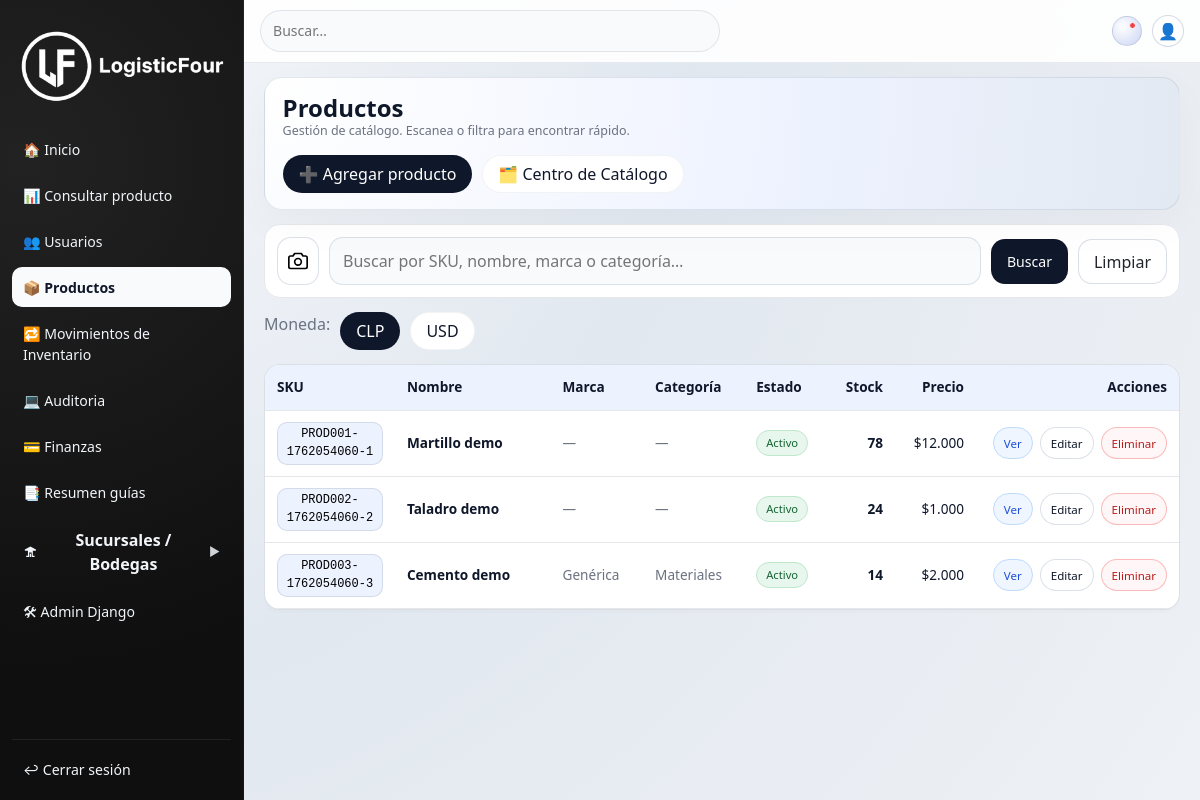
/productos/ (signed in), run on an earlier commit of the app's database.
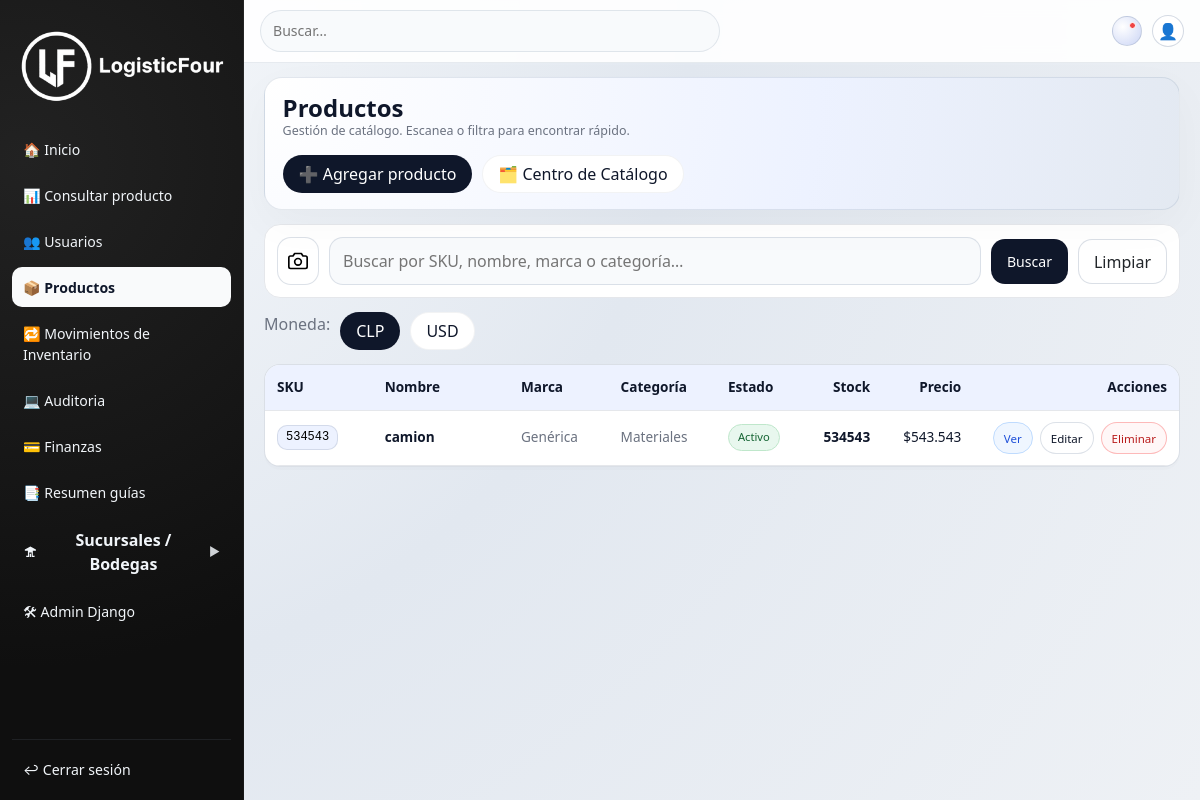
And on a later commit of the database.
### core/models.py (models this page shows, shortened)
class Producto(models.Model):
    sku = models.CharField(max_length=100, unique=True)
    nombre = models.CharField(max_length=200)
    marca = models.ForeignKey('Marca', on_delete=models.SET_NULL, null=True, blank=True)
    categoria = models.ForeignKey('CategoriaProducto', on_delete=models.SET_NULL, null=True, blank=True)
    unidad_base = models.ForeignKey('UnidadMedida', on_delete=models.CASCADE)
    tasa_impuesto = models.ForeignKey('TasaImpuesto', on_delete=models.SET_NULL, null=True, blank=True)
    activo = models.BooleanField(default=True)
    es_serializado = models.BooleanField(default=False)
    tiene_vencimiento = models.BooleanField(default=False)
    precio = models.PositiveIntegerField(default=0)
    stock = models.PositiveIntegerField(default=0)
    ubicaciones_bodega = models.ManyToManyField(UbicacionBodega, related_name="productos_bodega", blank=True)
    ubicaciones_sucursal = models.ManyToManyField(UbicacionSucursal, related_name="productos_sucursal", blank=True)
    class Meta:
        db_table = "productos"

class MarcaTiempo(models.Model):
    creado_en = models.DateTimeField(auto_now_add=True)
    actualizado_en = models.DateTimeField(auto_now=True)
    class Meta:
        abstract = True

class Marca(MarcaTiempo):
    nombre = models.CharField(max_length=150, unique=True)
    class Meta:
        db_table = "marcas"
    def __str__(self):
        return self.nombre

class CategoriaProducto(MarcaTiempo):
    padre = models.ForeignKey(
        "self",
        on_delete=models.SET_NULL,
        null=True,
        blank=True,
    )
    nombre = models.CharField(max_length=150)
    codigo = models.CharField(max_length=50, blank=True)
    class Meta:
        db_table = "categorias_productos"
    def __str__(self):
        return self.nombre

### core/views.py (the view, shortened to what this page needs)
# urls.py: path("productos/", views.product_list, name="products"),
@login_required
def product_list(request):
    q = (request.GET.get("q") or "").strip()
    qs = (
        Producto.objects
        .all()
        .annotate(
            proveedores_count=Count("usuarios_proveedor", distinct=True),
            lotes_count=Count("lotes", distinct=True),
            series_count=Count("series", distinct=True),
        )
        .order_by("sku")
    )
    paginator = Paginator(qs, 20)
    page_number = request.GET.get("page")
    page_obj = paginator.get_page(page_number)
    return render(
        request,
        "core/products.html",     # tu template
        {
            "q": q,
            "productos": page_obj.object_list,
            "page_obj": page_obj,
            "is_paginated": page_obj.has_other_pages(),
        },
    )

### core/context_processors.py (called while the page is built)
def currency_context(request):
    current = request.session.get("currency", "CLP")
    return {
        "current_currency": current,
        "currency_supported": ["CLP", "USD"],
    }

### core/indicadores.py (called while the page is built)
def get_mindicadores():
    data = cache.get(CACHE_KEY)
    if data:
        return data  # Si ya está en cache, devolvemos el valor
    try:
        resp = requests.get(API_BASE, timeout=5)
        resp.raise_for_status()
        data = resp.json()  # Contiene 'euro', 'utm', etc.
        cache.set(CACHE_KEY, data, CACHE_TTL)
        return data
    except Exception as e:
        return data or {"euro": {"valor": None}, "utm": {"valor": None}}

def get_usd_clp():
    data = get_mindicadores()
    dolar = data.get("dolar") or data.get("dólar")
    return (dolar or {}).get("valor")

### core/templatetags/currency.py (called while the page is built)
def _to_decimal(val):
    if val is None:
        return None
    try:
        return Decimal(str(val))
    except (InvalidOperation, ValueError, TypeError):
        return None

def format_money(amount, currency="CLP"):
    amt = _to_decimal(amount)
    if amt is None:
        return ""
    if currency == "CLP":
        s = f"{int(amt):,}"
        s = s.replace(",", ".")
        return f"{SYMBOL['CLP']}{s}"
    s = f"{amt:,.2f}"
    s = s.replace(",", "X").replace(".", ",").replace("X", ".")
    return f"{SYMBOL['USD']}{s}"

@register.filter
def money_clp(amount):
    return format_money(amount, "CLP")

@register.simple_tag
def price_usd_from_clp(amount):
    amt = _to_decimal(amount)
    if amt is None:
        return ""
    usd_clp = _to_decimal(get_usd_clp())
    if not usd_clp or usd_clp == 0:
        return ""  # sin tasa disponible
    usd = amt / usd_clp
    return format_money(usd, "USD")

### core/templates/core/products.html (shortened to what this page needs)
{% extends "core/base.html" %}
{% load static %}
{% load currency %}
{% block content %}
<div class="page-shell">
  <div class="page">
    <div class="page-head">
      <div>
        <h1>Productos</h1>
        <p class="sub">Gestión de catálogo. Escanea o filtra para encontrar rápido.</p>
      </div>
      <div class="actions-grid">
        <a class="btnx primary" href="{% url 'product_add' %}">➕ Agregar producto</a>
        <a href="{% url 'centro-catalogo' %}" class="btnx">🗂️ Centro de Catálogo</a>
      </div>
    </div>
    <form id="prodSearchForm" method="get" action="{% url 'products' %}" class="filter" role="search">
      <div class="filter-left">
        <button type="button" id="btnScanQ" class="cam-btn" title="Escanear con cámara" aria-label="Escanear con cámara">
          <svg viewBox="0 0 24 24" width="20" height="20" fill="none" stroke="currentColor" stroke-width="2"
               stroke-linecap="round" stroke-linejoin="round">
            <path d="M23 19a2 2 0 0 1-2 2H3a2 2 0 0 1-2-2V8a2 2 0 0 1 2-2h3l2-3h8l2 3h3a2 2 0 0 1 2 2z"></path>
            <circle cx="12" cy="13" r="4"></circle>
          </svg>
        </button>
        <input id="qInput" type="search" class="input" name="q" value="{{ q|default:'' }}"
               placeholder="Buscar por SKU, nombre, marca o categoría…">
      </div>
      <div class="filter-actions">
        <button class="btn search" type="submit">Buscar</button>
        <a class="btn" href="{% url 'products' %}">Limpiar</a>
      </div>
    </form>
    <div class="actions-grid">
      <span class="muted">Moneda:</span>
      {% for c in currency_supported %}
        <a class="btnx{% if c == current_currency %} primary{% endif %}"
           href="{% url 'set_currency' %}?c={{ c }}&next={{ request.get_full_path|urlencode }}">
          {{ c }}
        </a>
      {% endfor %}
    </div>
    <div class="table-wrap">
      <table class="tbl" id="tblProductos">
        <colgroup>
          <col style="width:180px;">
          <col style="width:320px;">
          <col style="width:160px;">
          <col style="width:160px;">
          <col style="width:120px;">
          <col style="width:110px;">
          <col style="width:120px;">
          <col style="width:230px;">
        </colgroup>
        <thead>
          <tr>
            <th>SKU</th>
            <th>Nombre</th>
            <th>Marca</th>
            <th>Categoría</th>
            <th>Estado</th>
            <th class="num">Stock</th>
            <th class="num">Precio</th>
            <th class="num">Acciones</th>
          </tr>
        </thead>
        <tbody>
          {% for p in productos %}
          {% with stock=p.total_stock|default:p.stock|default:0 %}
          <tr class="d-none d-md-table-row">
            <td>
              <button type="button" class="sku copy-sku" data-sku="{{ p.sku }}" title="Copiar SKU">{{ p.sku }}</button>
            </td>
            <td><div class="name truncate" title="{{ p.nombre }}">{{ p.nombre }}</div></td>
            <td class="muted truncate" title="{{ p.marca|default:'—' }}">{{ p.marca|default:"—" }}</td>
            <td class="muted truncate" title="{{ p.categoria|default:'—' }}">{{ p.categoria|default:"—" }}</td>
            <td>
              {% if stock %}
                {% if p.activo %}
                  <span class="chip ok">Activo</span>
                {% else %}
                  <span class="chip no">Inactivo</span>
                {% endif %}
              {% else %}
                <span class="chip no">Sin stock</span>
              {% endif %}
            </td>
            <td class="num"><strong>{{ stock }}</strong></td>
            <td class="num">
              {% if p.precio is not None %}
                {% if current_currency == "USD" %}
                  {% price_usd_from_clp p.precio as price_usd %}
                  {{ price_usd|default:"USD no disponible" }}
                {% else %}
                  {{ p.precio|money_clp }}
                {% endif %}
              {% else %}—{% endif %}
            </td>
            <td class="num">
              <div class="actions">
                <a class="act info" href="{% url 'producto-detail' p.pk %}">Ver</a>
                <a class="act" href="{% url 'producto-update' p.pk %}">Editar</a>
                <form method="post" action="{% url 'producto-delete' p.pk %}"
                      onsubmit="return confirm('¿Eliminar este producto?')">
                  <button type="submit" class="act danger">Eliminar</button>
                </form>
              </div>
            </td>
          </tr>
          {% endwith %}
          {% empty %}
          <tr><td colspan="8" class="muted" style="padding:22px">No hay productos.</td></tr>
          {% endfor %}
        </tbody>
      </table>
    </div>
  </div>
</div>
{% endblock %}

### core/templates/core/base.html (shortened to what this page needs)
{% load static %}
<!doctype html>
<html lang="es">
<head>
  <link href="https://cdn.jsdelivr.net/npm/bootstrap@5.3.3/dist/css/bootstrap.min.css" rel="stylesheet">
</head>
<body>
  <aside class="sidenav" id="sidenav" aria-label="Navegación lateral">
    <div class="brand">
      <img src="{% static 'core/img/LFblanco.png' %}" alt="LogisticFour" class="brand-logo">
    </div>
    <nav>
        <a href="{% url 'dashboard' %}"
           class="item {% if request.resolver_match and request.resolver_match.url_name == 'dashboard' %}active{% endif %}">
          🏠 Inicio
        </a>
        <a href="{% url 'stock-por-producto' %}"
           class="item {% if request.resolver_match and request.resolver_match.url_name == 'stock-por-producto' %}active{% endif %}">
          📊 Consultar producto
        </a>
        {% if user.is_authenticated and user.perfil and user.perfil.rol == 'ADMIN' %}
        <a href="{% url 'usuario-list' %}"
           class="item {% if request.resolver_match and request.resolver_match.url_name == 'usuario-list' %}active{% endif %}">
          👥 Usuarios
        </a>
        <a href="{% url 'products' %}"
           class="item {% if request.resolver_match and request.resolver_match.url_name == 'products' %}active{% endif %}">
          📦 Productos
        </a>
        <a href="{% url 'movimientos_index' %}"
           class="item {% if request.resolver_match and request.resolver_match.url_name == 'movimientos_index' %}active{% endif %}">
          🔁 Movimientos de Inventario
        </a>
        <a href="{% url 'auditoria_inventario' %}"
           class="item {% if request.resolver_match and request.resolver_match.url_name == 'auditoria_inventario' %}active{% endif %}">
          💻 Auditoria
        </a>
        <a href="{% url 'finanzas_reporte' %}"
           class="item {% if request.resolver_match and request.resolver_match.url_name == 'finanzas_reporte' %}active{% endif %}">
          💳 Finanzas
        </a>
        <a href="{% url 'resumen_guias_despacho' %}"
           class="item {% if request.resolver_match and request.resolver_match.url_name == 'resumen_guias_despacho' %}active{% endif %}">
          📑 Resumen guías
        </a>
        <div class="nav-group {% if request.resolver_match and request.resolver_match.url_name in 'sucursal-list bodega-list ubicacion-list' %}expanded{% endif %}" data-group>
          <button class="group-head" type="button">
            <span class="label">
              <svg width="16" height="16" aria-hidden="true"><use xlink:href="#icon-warehouse"></use></svg>
              Sucursales / Bodegas
            </span>
            <span class="caret">▶</span>
          </button>
        </div>
        {% endif %}
        {% if user.is_authenticated and user.is_staff %}
        <a href="{% url 'admin:index' %}" class="subitem">🛠 Admin Django</a>
        {% endif %}
    </nav>
    <div class="sidenav-footer">
       {% if user.is_authenticated %}
        <a href="{% url 'logout' %}" class="subitem">↩︎ Cerrar sesión</a>
        {% else %}
        <a href="{% url 'login' %}" class="item {% if request.resolver_match and request.resolver_match.url_name == 'login' %}active{% endif %}">
          🔐 Iniciar sesión
        </a>
        {% endif %}
    </div>
</aside>
<main class="main">
  <header class="topbar">
    <input class="search" placeholder="Buscar…" />
    {% if user.is_authenticated %}
      <div class="icons">
        <span class="dot" title="Notificaciones"></span>
        <span class="avatar" title="Perfil">👤</span>
      </div>
    {% endif %}
  </header>
    {% block content %}{% endblock %}
</main>
</body>
</html>

### core/templates/core/base.html (style rules this page uses)
:root { --bg: #eef1f5; --panel: #ffffff; --ink: #111827; --muted: #6b7280; --line: rgba(15,23,42,.06); --ok: #16a34a; --warn: #ea580c; --sidebar-w: 244px; --brand: #E30613; --radius-lg: 14px; --radius-md: 10px; }
* { box-sizing:border-box }
html,body { height:100% }
body { margin:0; background: radial-gradient(circle at 0 0, #f8fafc 0%, #e2e8f0 48%, #eef1f5 100%); color:var(--ink); font-family: system-ui, -apple-system, BlinkMacSystemFont, "Segoe UI", sans-serif; max-width:100vw; overflow-x:hidden; }
.sidenav { position:fixed; inset:0 auto 0 0; width:var(--sidebar-w); background: radial-gradient(circle at 10% 20%, rgba(34,34,34,1) 0%, rgba(15,15,15,1) 75%); color:#f1f5f9; display:flex; flex-direction:column; gap:8px; padding:14px 12px 10px; border-right:1px solid rgba(255,255,255,.035); backdrop-filter: blur(12px); transition:transform .25s ease; z-index:1200; }
.brand { margin:6px 6px 16px; display:flex; align-items:center; justify-content:center; }
.brand-logo { height:85px; width:auto; display:block; }
.brand::before { display:none; }
.sidenav nav { display:flex;flex-direction:column;gap:6px; }
.sidenav .item, .sidenav .subitem { color:inherit; text-decoration:none; padding:9.5px 11px; border-radius:10px; display:flex; gap:10px; align-items:center; font-size:.88rem; transition:background .12s ease, transform .12s ease, color .12s ease; }
.sidenav .item.active, .sidenav .subitem.active { background:#f9fafb; color:#0f172a; font-weight:600; }
.nav-group { display:flex;flex-direction:column;gap:6px; }
.group-head { display:flex;align-items:center;gap:8px;justify-content:space-between; padding:9.5px 11px;border-radius:10px;cursor:pointer;background:transparent;border:0;color:inherit;width:100%; transition:background .12s ease; }
.group-head .label { display:flex;gap:8px;align-items:center;font-weight:600 }
.caret { transition:transform .2s ease; font-size:12px; opacity:.85 }
.sidenav-footer { margin-top:auto; display:flex; flex-direction:column; gap:6px; padding-top:10px; border-top:1px solid rgba(148,163,184,.12) }
.main { margin-left:var(--sidebar-w); min-height:100vh; display:flex; flex-direction:column; }
.topbar { display:flex; align-items:center; gap:10px; justify-content:space-between; padding:10px 16px; background:rgba(255,255,255,.9); backdrop-filter:blur(10px); border-bottom:1px solid rgba(148,163,184,.22); position:sticky; top:0; z-index:1000; }
.search { flex:1; max-width:460px; padding:9px 12px 9.5px; border:1px solid rgba(148,163,184,.25); border-radius:999px; background:#f8fafc; font-size:.88rem; transition:border .12s ease, box-shadow .12s ease; }
.icons { display:flex;align-items:center;gap:10px }
.icons .dot { width:30px;height:30px;border-radius:999px; background:radial-gradient(circle at 35% 35%, #ffffff 0%, #cbd5f5 100%); border:1px solid rgba(148,163,184,.4); position:relative; }
.icons .dot::after { content:""; position:absolute;top:5px;right:5px; width:7px;height:7px;border-radius:50%; background:#ef4444; border:1px solid #fff; }
.icons .avatar { display:inline-grid;place-items:center; width:32px;height:32px; border:1px solid rgba(148,163,184,.4); border-radius:50%; background:#fff; font-size:1rem; }

What changed in the data, as far as the page shows it:
removed Producto: sku "PROD001-1762054060-1", nombre "Martillo demo", marca "—", categoria "—", activo "Activo", stock "78", precio "$12.000"
removed Producto: sku "PROD002-1762054060-2", nombre "Taladro demo", marca "—", categoria "—", activo "Activo", stock "24", precio "$1.000"
removed Producto: sku "PROD003-1762054060-3", nombre "Cemento demo", marca "Genérica", categoria "Materiales", activo "Activo", stock "14", precio "$2.000"
added Producto: sku "534543", nombre "camion", marca "Genérica", categoria "Materiales", activo "Activo", p "534543", precio "$543.543"
